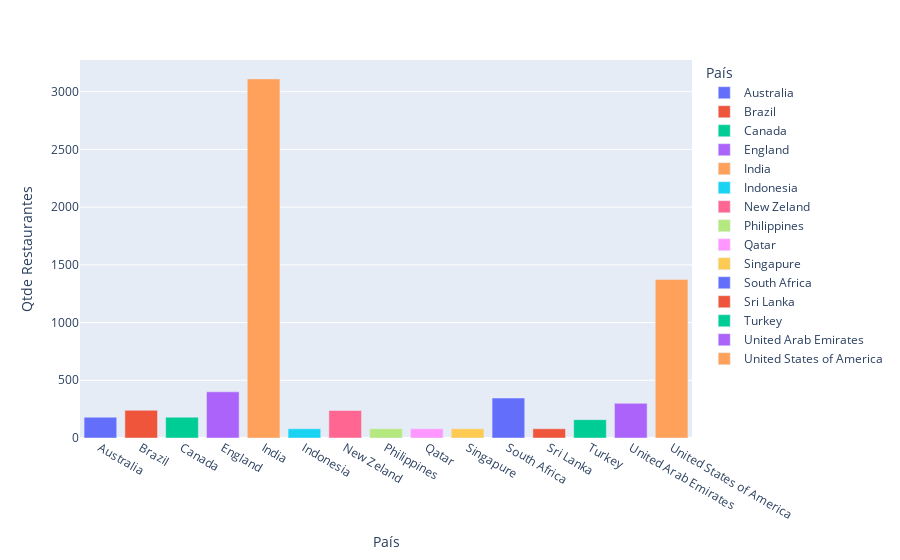

Notebook source saved alongside this figure:
### Markdown cell above
<a id="545"></a>
## <b style="color:#D2BA9E; font-size:80%">1. <span style='color:#1F2E55'> Quantidade de Restaurantes registrados por País</span></b>

### Code cell
cols = ['restaurant_id','country']

aux = df2.loc[:, cols].groupby('country').nunique().reset_index()

fig = px.bar(aux, x='country', 
                  y='restaurant_id', 
                  labels={'country': 'País', 'restaurant_id': 'Qtde Restaurantes'}, 
                  color='country')

fig.show()

### Figure 1 — Plotly figure (JSON) as saved in the notebook; plotly's stock layout.template omitted (floating-point values rounded to 4 significant figures)
{"data": [{"alignmentgroup": "True", "hovertemplate": "País=%{x}<br>Qtde Restaurantes=%{y}<extra></extra>", "legendgroup": "Australia", "marker": {"color": "#636efa", "pattern": {"shape": ""}}, "name": "Australia", "offsetgroup": "Australia", "orientation": "v", "showlegend": true, "textposition": "auto", "type": "bar", "x": ["Australia"], "xaxis": "x", "y": [180], "yaxis": "y"}, {"alignmentgroup": "True", "hovertemplate": "País=%{x}<br>Qtde Restaurantes=%{y}<extra></extra>", "legendgroup": "Brazil", "marker": {"color": "#EF553B", "pattern": {"shape": ""}}, "name": "Brazil", "offsetgroup": "Brazil", "orientation": "v", "showlegend": true, "textposition": "auto", "type": "bar", "x": ["Brazil"], "xaxis": "x", "y": [240], "yaxis": "y"}, {"alignmentgroup": "True", "hovertemplate": "País=%{x}<br>Qtde Restaurantes=%{y}<extra></extra>", "legendgroup": "Canada", "marker": {"color": "#00cc96", "pattern": {"shape": ""}}, "name": "Canada", "offsetgroup": "Canada", "orientation": "v", "showlegend": true, "textposition": "auto", "type": "bar", "x": ["Canada"], "xaxis": "x", "y": [180], "yaxis": "y"}, {"alignmentgroup": "True", "hovertemplate": "País=%{x}<br>Qtde Restaurantes=%{y}<extra></extra>", "legendgroup": "England", "marker": {"color": "#ab63fa", "pattern": {"shape": ""}}, "name": "England", "offsetgroup": "England", "orientation": "v", "showlegend": true, "textposition": "auto", "type": "bar", "x": ["England"], "xaxis": "x", "y": [400], "yaxis": "y"}, {"alignmentgroup": "True", "hovertemplate": "País=%{x}<br>Qtde Restaurantes=%{y}<extra></extra>", "legendgroup": "India", "marker": {"color": "#FFA15A", "pattern": {"shape": ""}}, "name": "India", "offsetgroup": "India", "orientation": "v", "showlegend": true, "textposition": "auto", "type": "bar", "x": ["India"], "xaxis": "x", "y": [3111], "yaxis": "y"}, {"alignmentgroup": "True", "hovertemplate": "País=%{x}<br>Qtde Restaurantes=%{y}<extra></extra>", "legendgroup": "Indonesia", "marker": {"color": "#19d3f3", "pattern": {"shape": ""}}, "name": "Indonesia", "offsetgroup": "Indonesia", "orientation": "v", "showlegend": true, "textposition": "auto", "type": "bar", "x": ["Indonesia"], "xaxis": "x", "y": [80], "yaxis": "y"}, {"alignmentgroup": "True", "hovertemplate": "País=%{x}<br>Qtde Restaurantes=%{y}<extra></extra>", "legendgroup": "New Zeland", "marker": {"color": "#FF6692", "pattern": {"shape": ""}}, "name": "New Zeland", "offsetgroup": "New Zeland", "orientation": "v", "showlegend": true, "textposition": "auto", "type": "bar", "x": ["New Zeland"], "xaxis": "x", "y": [239], "yaxis": "y"}, {"alignmentgroup": "True", "hovertemplate": "País=%{x}<br>Qtde Restaurantes=%{y}<extra></extra>", "legendgroup": "Philippines", "marker": {"color": "#B6E880", "pattern": {"shape": ""}}, "name": "Philippines", "offsetgroup": "Philippines", "orientation": "v", "showlegend": true, "textposition": "auto", "type": "bar", "x": ["Philippines"], "xaxis": "x", "y": [80], "yaxis": "y"}, {"alignmentgroup": "True", "hovertemplate": "País=%{x}<br>Qtde Restaurantes=%{y}<extra></extra>", "legendgroup": "Qatar", "marker": {"color": "#FF97FF", "pattern": {"shape": ""}}, "name": "Qatar", "offsetgroup": "Qatar", "orientation": "v", "showlegend": true, "textposition": "auto", "type": "bar", "x": ["Qatar"], "xaxis": "x", "y": [80], "yaxis": "y"}, {"alignmentgroup": "True", "hovertemplate": "País=%{x}<br>Qtde Restaurantes=%{y}<extra></extra>", "legendgroup": "Singapure", "marker": {"color": "#FECB52", "pattern": {"shape": ""}}, "name": "Singapure", "offsetgroup": "Singapure", "orientation": "v", "showlegend": true, "textposition": "auto", "type": "bar", "x": ["Singapure"], "xaxis": "x", "y": [80], "yaxis": "y"}, {"alignmentgroup": "True", "hovertemplate": "País=%{x}<br>Qtde Restaurantes=%{y}<extra></extra>", "legendgroup": "South Africa", "marker": {"color": "#636efa", "pattern": {"shape": ""}}, "name": "South Africa", "offsetgroup": "South Africa", "orientation": "v", "showlegend": true, "textposition": "auto", "type": "bar", "x": ["South Africa"], "xaxis": "x", "y": [346], "yaxis": "y"}, {"alignmentgroup": "True", "hovertemplate": "País=%{x}<br>Qtde Restaurantes=%{y}<extra></extra>", "legendgroup": "Sri Lanka", "marker": {"color": "#EF553B", "pattern": {"shape": ""}}, "name": "Sri Lanka", "offsetgroup": "Sri Lanka", "orientation": "v", "showlegend": true, "textposition": "auto", "type": "bar", "x": ["Sri Lanka"], "xaxis": "x", "y": [80], "yaxis": "y"}, {"alignmentgroup": "True", "hovertemplate": "País=%{x}<br>Qtde Restaurantes=%{y}<extra></extra>", "legendgroup": "Turkey", "marker": {"color": "#00cc96", "pattern": {"shape": ""}}, "name": "Turkey", "offsetgroup": "Turkey", "orientation": "v", "showlegend": true, "textposition": "auto", "type": "bar", "x": ["Turkey"], "xaxis": "x", "y": [159], "yaxis": "y"}, {"alignmentgroup": "True", "hovertemplate": "País=%{x}<br>Qtde Restaurantes=%{y}<extra></extra>", "legendgroup": "United Arab Emirates", "marker": {"color": "#ab63fa", "pattern": {"shape": ""}}, "name": "United Arab Emirates", "offsetgroup": "United Arab Emirates", "orientation": "v", "showlegend": true, "textposition": "auto", "type": "bar", "x": ["United Arab Emirates"], "xaxis": "x", "y": [300], "yaxis": "y"}, {"alignmentgroup": "True", "hovertemplate": "País=%{x}<br>Qtde Restaurantes=%{y}<extra></extra>", "legendgroup": "United States of America", "marker": {"color": "#FFA15A", "pattern": {"shape": ""}}, "name": "United States of America", "offsetgroup": "United States of America", "orientation": "v", "showlegend": true, "textposition": "auto", "type": "bar", "x": ["United States of America"], "xaxis": "x", "y": [1374], "yaxis": "y"}], "layout": {"barmode": "relative", "legend": {"title": {"text": "País"}, "tracegroupgap": 0}, "margin": {"t": 60}, "xaxis": {"anchor": "y", "categoryarray": ["Australia", "Brazil", "Canada", "England", "India", "Indonesia", "New Zeland", "Philippines", "Qatar", "Singapure", "South Africa", "Sri Lanka", "Turkey", "United Arab Emirates", "United States of America"], "categoryorder": "array", "domain": [0, 1], "title": {"text": "País"}}, "yaxis": {"anchor": "x", "domain": [0, 1], "title": {"text": "Qtde Restaurantes"}}}}
